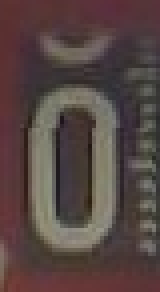
#> input picture cnns_training/ziffer_raw/0_20200910-050348_ROI5.jpg, 40 x 73 px, given as the content of the folder image_new, which was not available (shown 4 times larger)
$ jupyter execute ROI-TestImage.ipynb
#> lines starting #> are read from the running program, lines starting #| are printed output that depends on the picture; pictures that were not available may be replaced by others from this repository, and a replacement may not be noted
[cell 1]
from PIL import Image, ImageDraw
import glob
import os
import shutil
from matplotlib import pyplot

[cell 2]
left = 0.2
oben = 0.2
hoehe = 0.6
breite = 0.6

target_x = 20
target_y = 32

tolerance_band = 0.05


Input_dir='image_new'
Output_okay = 'output_okay'
Output_not_okay = 'output_not_okay'

[cell 3]
files = glob.glob(Input_dir + '/*.jpg')
files = files + glob.glob(Input_dir + '/*.png')
files = files + glob.glob(Input_dir + '/*.bmp')

for aktfile in files:
#    print(aktfile)
    base = os.path.basename(aktfile)
    test_image = Image.open(aktfile)
#> test_image is the input picture: PIL image 40x73 RGB; mean R, G, B 86.7, 70.2, 67.4
    print(test_image.size)
#| (40, 73)

    offset_x = test_image.size[0] * tolerance_band
#> offset_x = 2
    offset_y = test_image.size[1] * tolerance_band
#> offset_y = 3.65

#    fig, axs = pyplot.subplots(2, sharex='col', sharey='row', gridspec_kw={'hspace': 0, 'wspace': 0})
    fig, axs = pyplot.subplots(1, 2, gridspec_kw={'hspace': 0, 'wspace': 0})

    draw = ImageDraw.Draw(test_image)
#    shape = [(test_image.size[0] * left, test_image.size[1] * oben), (test_image.size[0] * (left + breite), test_image.size[1] * (oben + hoehe))]
    shape = [(test_image.size[0] * left+offset_x, test_image.size[1] * oben+offset_y), (test_image.size[0] * (left + breite)-offset_x, test_image.size[1] * (oben + hoehe)-offset_y)]
#> shape = [(10, 18.25), (30, 54.75)]
    draw.rectangle(shape, outline ="white")
    shape = [(test_image.size[0] * left-offset_x, test_image.size[1] * oben-offset_y), (test_image.size[0] * (left + breite)+offset_x, test_image.size[1] * (oben + hoehe)+offset_y)]
#> shape = [(6, 10.95), (34, 62.05)]
    draw.rectangle(shape, outline ="white")
    draw.line((test_image.size[0] * left, test_image.size[1]*0.5) + (test_image.size[0] * (left+breite), test_image.size[1]*0.5))

    axs[0].imshow(test_image)
    display(test_image)
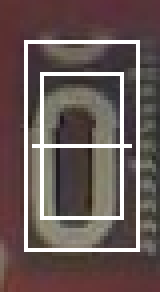
#> shown: PIL image 40x73 RGB (shown 4 times larger); mean R, G, B 104.6, 89.2, 86.6

    test_image = Image.open(aktfile)

    test_image = test_image.resize((target_x, target_y))
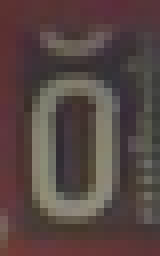
#> test_image: PIL image 20x32 RGB (shown 8 times larger); mean R, G, B 86.7, 70.3, 67.4
    shape = [(test_image.size[0] * left, test_image.size[1] * oben), (test_image.size[0] * (left + breite), test_image.size[1] * (oben + hoehe))]
#> shape = [(4, 6.4), (16, 25.6)]
    draw = ImageDraw.Draw(test_image)
    draw.rectangle(shape, outline ="white")
    draw.line((test_image.size[0] * left, test_image.size[1]*0.5) + (test_image.size[0] * (left+breite), test_image.size[1]*0.5))
    axs[1].imshow(test_image)
    pyplot.show()
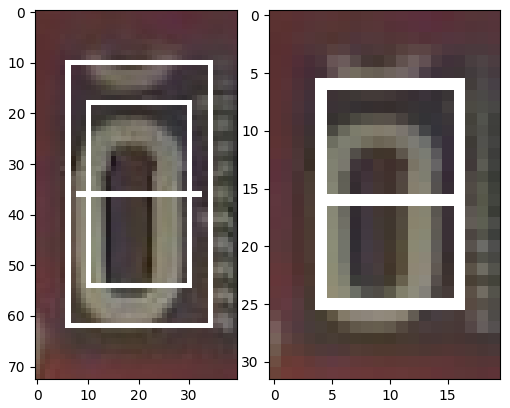
#> figure drawn by matplotlib, 2 panels
#    display(test_image)

    test = input()
    if test == "a":    # Bild ist okay !!!
        shutil.move(aktfile, Output_okay + "/" +  base)
    if test == "f":             # Bild ist nicht okay !!!
        shutil.move(aktfile, Output_not_okay + "/" + base)
